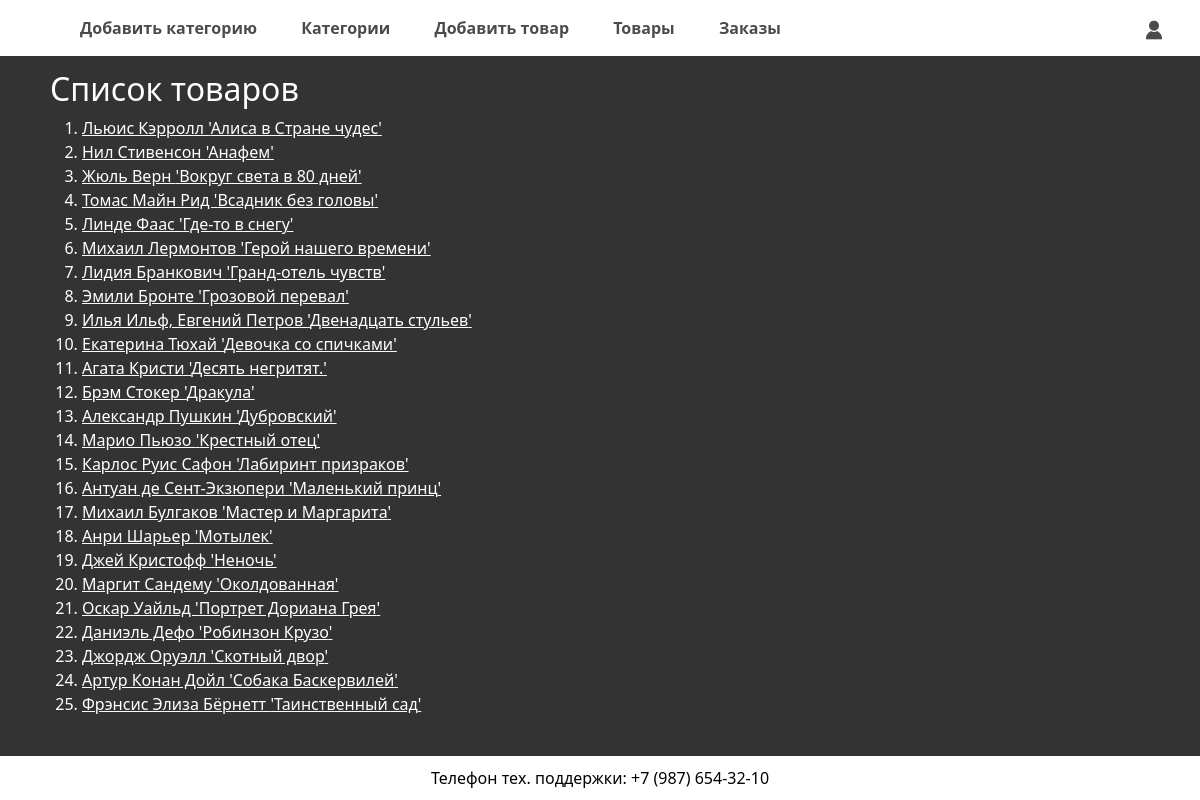
Page /products/list/ (signed in) on the committed database.
### shop/models.py (models this page shows, shortened)
class Product(models.Model):
    category = models.ForeignKey(Category,
                                 related_name='products',
                                 on_delete=models.CASCADE)
    author = models.CharField(max_length=75, verbose_name='Автор')
    name = models.CharField(max_length=200,
                            verbose_name='Название книги')
    description = models.TextField(blank=True, verbose_name='Описание книги')
    slug = models.SlugField(max_length=200)
    image = models.ImageField(upload_to='products/%Y/%m/%d',
                              blank=True, verbose_name='Фото')
    price = models.DecimalField(max_digits=10,
                                decimal_places=2)
    available = models.BooleanField(default=True)
    created = models.DateTimeField(auto_now_add=True)
    updated = models.DateTimeField(auto_now=True)
    class Meta:
        ordering = ['name']
        indexes = [
            models.Index(fields=['id', 'slug']),
            models.Index(fields=['name']),
            models.Index(fields=['-created']),
        ]
        verbose_name = 'Товар'
        verbose_name_plural = 'Товары'
    def get_absolute_url(self):
        return reverse('shop:product_detail', kwargs={'slug': self.slug})

### shop/views.py (the view)
# urls.py: path('list/', ProductListByCategory.as_view(), name='products'),
class ProductListByCategory(ListView):
    model = Product
    context_object_name = 'products'
    def get_context_data(self, **kwargs):
        context = super().get_context_data(**kwargs)
        categories = Category.objects.all()
        context['categories'] = categories
        context['current_page'] = 'shop:products'
        context['filterset'] = self.filterset
        user = get_user_model()
        admin = user.objects.get(username='staff')
        if self.request.user == admin:
            products_admin = Product.objects.all()
            context['products_admin'] = products_admin
        return context
    def get_queryset(self):
        if not self.kwargs.get('slug'):
            queryset = Product.objects.all()
        else:
            category = get_object_or_404(Category, slug=self.kwargs['slug'])
            queryset = Product.objects.filter(category=category)
        query = self.request.GET.get('query')
        self.query = query
        if query:
            queryset = queryset.filter(Q(name__icontains=query))
        self.filterset = ProductFilter(self.request.GET, queryset)
        return self.filterset.qs
    def get_template_names(self):
        user = get_user_model()
        admin = user.objects.get(username='staff')
        if self.request.user == admin:
            return ['shop/admin/products.html']
        else:
            return ['shop/products_by_category.html']
    def get_paginate_by(self, queryset):
        user = get_user_model()
        admin = user.objects.get(username='staff')
        if self.request.user != admin:
            return 3
        return None

### cart/context_processors.py (called while the page is built)
def cart(request):
    if request.user.id:
        return {'cart': ProductCartUser(request)}
    return {'cart': Cart(request)}

### orders/context_processors.py (called while the page is built)
def quick_order_form(request):
    return {'quick_order_form': QuickOrderForm()}

### shop/templates/shop/admin/products.html (shortened to what this page needs)
{% extends 'base_admin.html' %}
{% load static %}
{% load custom_tags %}
{% block content %}
<h2 class="book_h2">Список товаров</h2>
<ol>
  {% for product in products_admin %}
  <li><a class="admin-slk" href="{{ product.get_absolute_url }}">{{product.author}} '{{product.name}}'</a></li>
  {% endfor %}
</ol>
{% endblock content %}

### static/css/styles.css (style rules this page uses)
* { box-sizing: border-box; margin: 0; padding: 0; }
body { font-family: Arial, sans-serif; background-color: #e2e1e1; min-height: 100%; margin-top: 50px; }
.book_h2 { margin-right: 20px; }
.admin-slk { color: white !important; }

### rows in the picture
Product: author "Льюис Кэрролл", name "Алиса в Стране чудес"
Product: author "Нил Стивенсон", name "Анафем"
Product: author "Жюль Верн", name "Вокруг света в 80 дней"
Product: author "Томас Майн Рид", name "Всадник без головы"
Product: author "Линде Фаас", name "Где-то в снегу"
Product: author "Михаил Лермонтов", name "Герой нашего времени"
Product: author "Лидия Бранкович", name "Гранд-отель чувств"
Product: author "Эмили Бронте", name "Грозовой перевал"
Product: author "Илья Ильф, Евгений Петров", name "Двенадцать стульев"
Product: author "Екатерина Тюхай", name "Девочка со спичками"
Product: author "Агата Кристи", name "Десять негритят."
Product: author "Брэм Стокер", name "Дракула"
Product: author "Александр Пушкин", name "Дубровский"
Product: author "Марио Пьюзо", name "Крестный отец"
Product: author "Карлос Руис Сафон", name "Лабиринт призраков"
Product: author "Антуан де Сент-Экзюпери", name "Маленький принц"
Product: author "Михаил Булгаков", name "Мастер и Маргарита"
Product: author "Анри Шарьер", name "Мотылек"
Product: author "Джей Кристофф", name "Неночь"
Product: author "Маргит Сандему", name "Околдованная"
Product: author "Оскар Уайльд", name "Портрет Дориана Грея"
Product: author "Даниэль Дефо", name "Робинзон Крузо"
Product: author "Джордж Оруэлл", name "Скотный двор"
Product: author "Артур Конан Дойл", name "Собака Баскервилей"
Product: author "Фрэнсис Элиза Бёрнетт", name "Таинственный сад"
